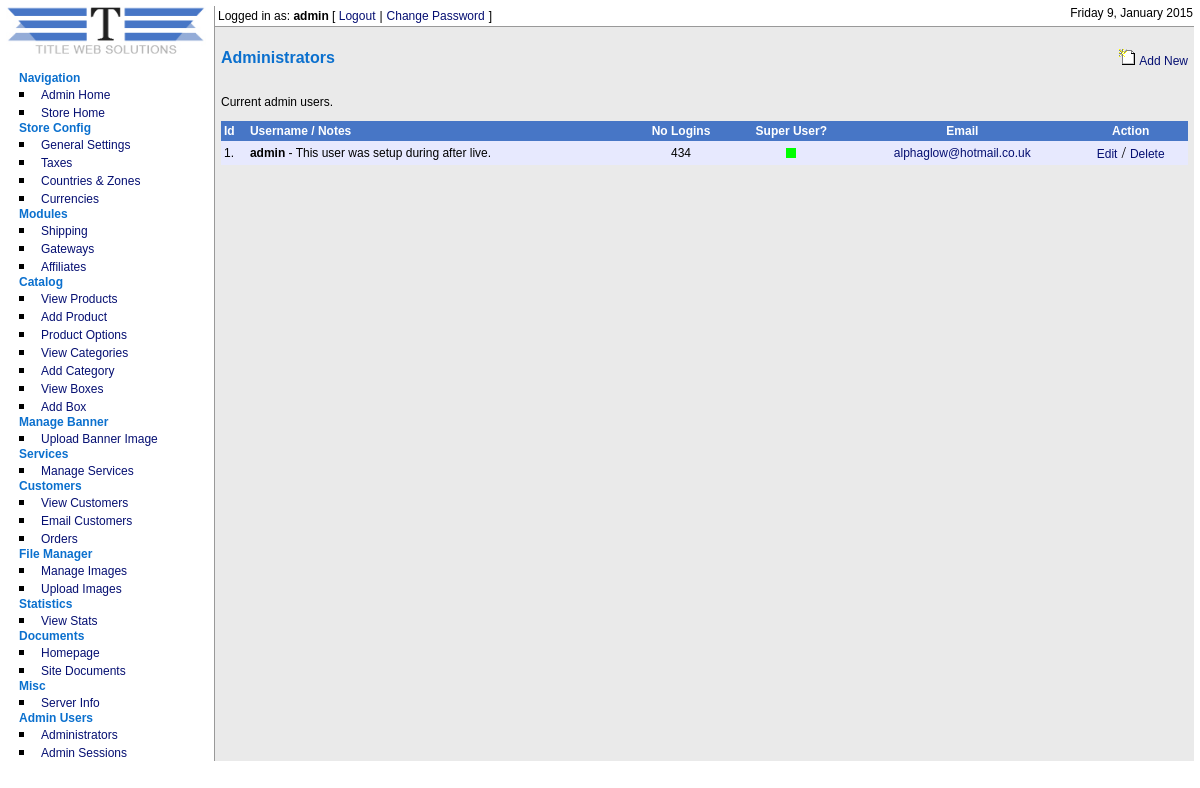
/admin/adminusers/administrators.php (signed in), run on the app's committed database.
### tables this page shows
CREATE TABLE IF NOT EXISTS `cubecart_admin_users` (
  `adminId` int(11) NOT NULL AUTO_INCREMENT,
  `name` varchar(255) NOT NULL DEFAULT '',
  `username` varchar(255) NOT NULL DEFAULT '',
  `password` varchar(32) NOT NULL DEFAULT '',
  `email` varchar(255) NOT NULL DEFAULT '',
  `noLogins` int(11) NOT NULL DEFAULT '0',
  `isSuper` int(11) NOT NULL DEFAULT '0',
  `notes` text,
  `failLevel` int(1) NOT NULL DEFAULT '0',
  `blockTime` int(10) NOT NULL DEFAULT '0',
  `lastTime` int(10) NOT NULL DEFAULT '0',
  KEY `adminId` (`adminId`)
);

### admin/adminusers/administrators.php (the view, shortened to what the rows shown need)
<?php
include("../../includes/global.inc.php");
require_once("../../classes/db.inc.php");
$db = new db();
include_once("../../includes/functions.inc.php");
$config = fetchDbConfig("config");
include_once("../../language/".$config['defaultLang']."/lang.inc.php");
include_once("../../includes/sslSwitch.inc.php");
include("../includes/auth.inc.php");
$rowsPerPage = 25;
if(!isset($_GET['mode'])){
	if(isset($_GET['edit']) && $_GET['edit']>0){
		$query = sprintf("SELECT * FROM ".$glob['dbprefix']."CubeCart_admin_users WHERE adminId = %s", $db->mySQLSafe($_GET['edit']));
	} else {
		$query = "SELECT * FROM ".$glob['dbprefix']."CubeCart_admin_users ORDER BY isSuper DESC";
	}
	if(isset($_GET['page'])){
		$page = $_GET['page'];
	} else {
		$page = 0;
	}
	$results = $db->select($query, $rowsPerPage, $page);
}
include("../includes/header.inc.php");
?>
<?php
if(!isset($_GET["mode"]) && !isset($_GET['edit'])){
?>
<table width="100%"  border="0" cellspacing="0" cellpadding="3" class="mainTable">
<?php
for($i=0; $i<count($results); $i++) {
	$cellColor = cellColor($i);
?>
  <tr>
  	<td class="<?php echo $cellColor; ?>"><span class="copyText"><?php echo $results[$i]['adminId']; ?>.</span></td>
    <td class="<?php echo $cellColor; ?>"><span class="copyText"><strong><?php echo $results[$i]['username']; ?></strong><?php if(!empty($results[$i]['notes'])) { echo " - ".$results[$i]['notes']; } ?></span></td>
    <td align="center" class="<?php echo $cellColor; ?>"><span class="copyText"><?php echo $results[$i]['noLogins']; ?></span></td>
    <td align="center" class="<?php echo $cellColor; ?>"><img src="../images/<?php echo $results[$i]['isSuper']; ?>.gif" alt="" title="" /></td>
	    <td align="center" class="<?php echo $cellColor; ?>"><a href="mailto:<?php echo $results[$i]['ipAddress']; ?>" class="txtLink"><?php echo $results[$i]['email']; ?></a></td>
	    <td align="center" class="<?php echo $cellColor; ?>">
		<?php if(permission("users","edit")==TRUE){ ?>
		<a href="?edit=<?php echo $results[$i]['adminId']; ?>" class="txtLink"><?php echo $lang['admin']['edit']; ?></a> /
		<?php } ?>
		<?php if(permission("users","delete")==TRUE) { ?>
		<a href="javascript:decision('<?php echo $lang['admin']['delete_q']; ?>','?delete=<?php echo $results[$i]['adminId']; ?>');" class="txtLink"><?php echo $lang['admin']['delete']; ?></a>
		<?php } if(permission("users","edit")==TRUE && $results[$i]['isSuper']==0) { ?>
		 / <a href="permissions.php?adminId=<?php echo $results[$i]['adminId']; ?>" class="txtLink"><?php echo $lang['admin']['adminusers']['permissions'];?></a> <?php } ?></td>
  </tr>
<?php } ?>
</table>
<?php } ?>
<?php include("../includes/footer.inc.php"); ?>

### admin/includes/header.inc.php (shortened to what the rows shown need)
<!DOCTYPE HTML PUBLIC "-//W3C//DTD XHTML 1.0 Transitional//EN" "http://www.w3.org/TR/xhtml1/DTD/xhtml1-transitional.dtd">
<html xmlns="http://www.w3.org/1999/xhtml">
<head>
<link href="<?php echo $GLOBALS['rootRel']; ?>admin/styles/style.css" rel="stylesheet" type="text/css" />
</head>
<body>
<?php
if(isset($_SESSION['ccAdmin']) && strpos(dirname($_SERVER['PHP_SELF']), $_SESSION['ccAdminPath']) == 0){ ?>
<table width="100%" border="0" cellspacing="0" cellpadding="0">
  <tr>
    <td valign="top" width="180" rowspan="3" class="tdNav">
<?php include($GLOBALS['rootDir']."/admin/includes/navigation.inc.php"); ?>
	</td>
  </tr>
  <tr>
  <td valign="top" class="tdContent">
<div id="topBar">
<div id="loginBar">
	<span class="txtLogin"><?php echo $lang['admin']['incs']['logged_in_as'];?> <strong><?php echo $ccAdminData[0]['username']; ?></strong> [ </span><a href="<?php echo $GLOBALS['rootRel']; ?>admin/logout.php" class="txtLink"><?php echo $lang['admin']['incs']['logout'];?></a> <span class="txtLogin">|</span> <a href="<?php echo $GLOBALS['rootRel'];?>admin/adminusers/changePass.php" class="txtLink"><?php echo $lang['admin']['incs']['change_pass'];?></a> <span class="txtLogin">]</span>
</div>
<div id="dateBar">
	<span class="txtLogin"><?php echo formatTime(time(),$strftime); ?></span>
</div>
</div>
<div id="contentPad">
<?php } ?>

### data on the page
cubecart_admin_users: username "admin", adminId "1", notes "This user was setup during after live.", noLogins "434", email "alphaglow@hotmail.co.uk"

### other printed values
$lang['admin']['nav']['navigation'] "Navigation"
$lang['admin']['nav']['admin_home'] "Admin Home"
$lang['admin']['nav']['store_home'] "Store Home"
$lang['admin']['nav']['store_config'] "Store Config"
$lang['admin']['nav']['gen_settings'] "General Settings"
$lang['admin']['nav']['taxes'] "Taxes"
$lang['admin']['nav']['countries_zones'] "Countries & Zones"
$lang['admin']['nav']['currencies'] "Currencies"
$lang['admin']['nav']['modules'] "Modules"
$lang['admin']['nav']['shipping'] "Shipping"
$lang['admin']['nav']['gateways'] "Gateways"
$lang['admin']['nav']['affiliates'] "Affiliates"
$lang['admin']['nav']['catalog'] "Catalog"
$lang['admin']['nav']['view_products'] "View Products"
$lang['admin']['nav']['add_product'] "Add Product"
